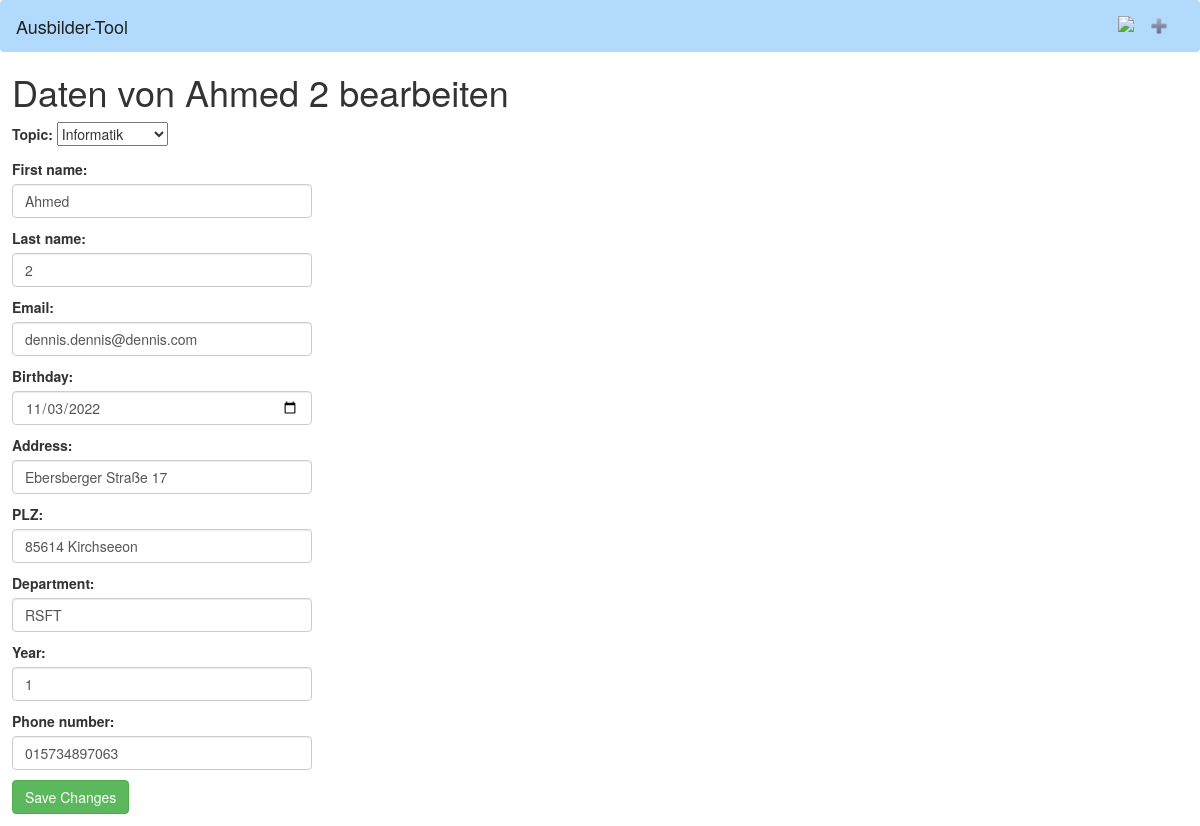
Screenshot of /change/34 (signed in) with the database file from the repository.
### azubi_list/models.py (models this page shows, shortened)
class Azubi(models.Model):
    topic = models.ForeignKey(Profession, on_delete=models.CASCADE)
    first_name = models.CharField(max_length=30)
    last_name = models.CharField(max_length=30)
    email = models.EmailField(max_length=30)
    birthday = models.DateField()
    address = models.CharField(max_length=30)
    PLZ = models.CharField(max_length=20)
    department = models.CharField(max_length=30)
    year = models.IntegerField()
    phone_number = models.CharField(max_length=30)

### azubi_list/views.py (the view)
# urls.py: path('change/<int:id>', edit_azubi_data, name="edit"),
def edit_azubi_data(request, id):
    if not request.user.is_authenticated:
        return redirect("/login/")
    azubi = get_object_or_404(Azubi, pk=id)
    if request.method == 'POST':
        form = AzubiForm(request.POST, instance=azubi)
        if form.is_valid():
            form.save()
            return homepage(request, "all", 0, id)
    else:
        form = AzubiForm(instance=azubi)
    context = {"azubi": azubi, "form": form}
    return render(request, 'change_azubi_values.html', context)

### azubi_list/models.py (called while the page is built)
    def __str__(self) -> str:
        return self.name

### azubi_list/templates/change_azubi_values.html (shortened to what this page needs)
<!DOCTYPE html>
<html lang="en">
<head>
    <link href="https://maxcdn.bootstrapcdn.com/bootstrap/3.3.7/css/bootstrap.min.css" rel="stylesheet">
</head>
<body>
    <div>{% include 'include/header.html' %}</div>
    <div style="margin: 1%">
        <h1 style="margin-left: 5">Daten von {{azubi.first_name}} {{azubi.last_name}} bearbeiten</h1>
        <form style="margin: 10" method="post">
            {{ form.as_p }}
            <input class="btn btn-success" type="submit" value="Save Changes">
    </div>
</body>
</html>

### azubi_list/templates/include/header.html (shortened to what this page needs)
{% load static %}
<nav class="navbar navbar-expand-lg bg-body-tertiary" style="background-color: rgb(178, 218, 252);">
  <div class="container-fluid">
    <a class="navbar-brand" href="{% url 'start' %}" style="color: rgb(34, 34, 34)">Ausbilder-Tool</a>
    <a class="navbar-brand" href="{% url 'add' %}" style="float: right; color: whitesmoke"><image class="flex" height="20" src="{% static 'images/plus.png' %}"/></a>
    <a class="navbar-brand" href="{% url 'settings' %}" style="float: right; color: whitesmoke"><image class="flex" height="20" src="{% static 'images/settings1.png' %}"/></a>
  </div>
</nav>

### azubi_list/templates/include/header.html (style rules this page uses)
.flex { display: flex; justify-content: top; align-items: top; }

### rows the page displays
Azubi: first_name "Ahmed", last_name "2", topic "Informatik", email "dennis.dennis@dennis.com", birthday "11/03/2022", address "Ebersberger Straße 17", PLZ "85614 Kirchseeon", department "RSFT", year "1", phone_number "015734897063"
